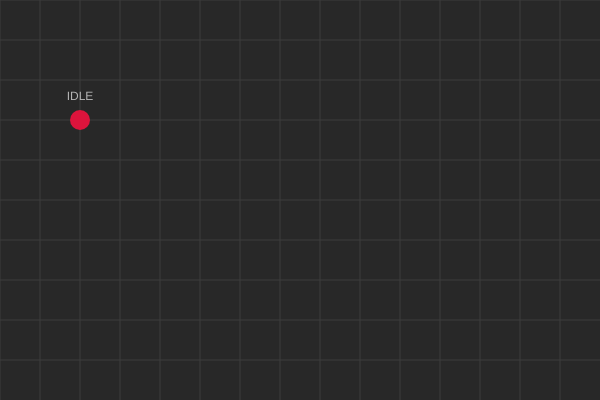
Frame 1 (no input)
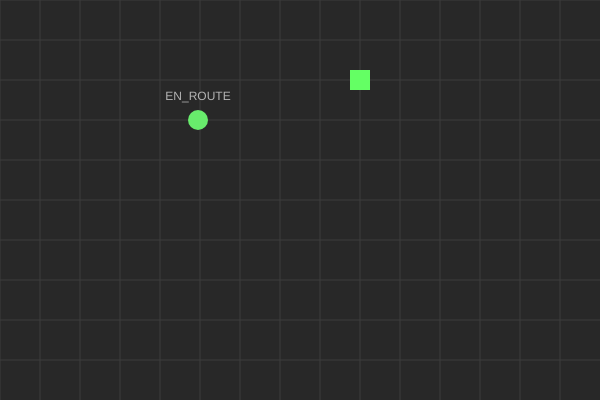
Frame 60 (no input)
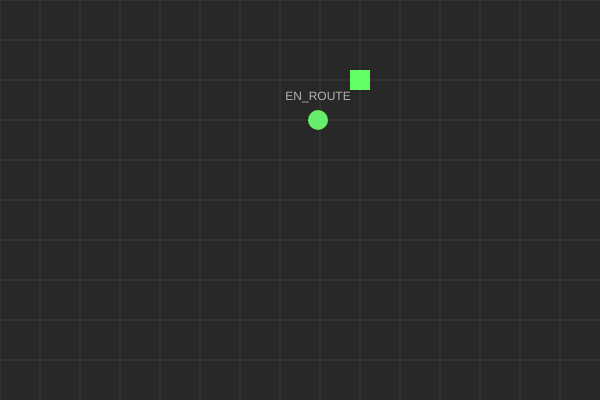
Frame 120 (the mouse pressed at the canvas centre since frame 60)

The p5.js sketch that drew these frames (run headless with seeded random() and noise() and a simulated clock; from frame 60 on, the mouse is pressed at the canvas centre):

// p5.js sketch
// ── sketch.js
let courier;
let delivery;
let logs;

function setup() {
  createCanvas(600, 400);
  
  courier = new Courier(80, 120);
  //delivery = new DeliveryRequest(440, 320);
  logs = new  Delivlist();
  //courier.assignDelivery(delivery);
  
}

function draw() {
  background(40);
  
  drawGrid(40);
  
 // delivery.display();
  
  courier.update();
  courier.display();
    logs.listdisplay();
  if(courier.state==="IDLE"|| courier.state=== "DELIVERED"){
    logs.addDeliv();
    console.log("wtf");
  }

}
function mouseReleased()
{
    logs.addDeliv();
    console.log("wtf");
  
}
function drawGrid(size) {
  stroke(60);
  for (let x = 0; x < width; x += size) {
    line(x, 0, x, height);
  }
  for (let y = 0; y < height; y += size) {
    line(0, y, width, y);
  }
}

class Courier {
  constructor(x, y) {
    this.position = createVector(x, y);
    this.speed = 2;
    this.state = "IDLE"; // IDLE, EN_ROUTE, DELIVERED
    this.target = null;
  }

  assignDelivery(delivery) {
    this.target = delivery;
    this.state = "EN_ROUTE";
  }

  update() {
    if (this.state === "EN_ROUTE") {
      this.moveManhattan();
      
      if (this.atTarget()) {
        this.state = "DELIVERED";
      }
    }
  }

  moveManhattan() {
    if (!this.target) return;

    let targetX = this.target.position.x;
    let targetY = this.target.position.y;

    // Move horizontally first
    if (this.position.x !== targetX) {
      let dir = Math.sign(targetX - this.position.x); 
      this.position.x += dir * this.speed;
    }
    // Then move vertically
    else if (this.position.y !== targetY) {
      let dir = Math.sign(targetY - this.position.y);
      this.position.y += dir * this.speed;
    }
  }

  atTarget() {
    return (
      this.position.x === this.target.position.x &&
      this.position.y === this.target.position.y
    );
  }

  display() {
    fill(
      this.state === "IDLE" ? "crimson" :
      this.state === "EN_ROUTE" ? "rgb(104,236,108)" :
      "maroon"
    );
    
    noStroke();
    ellipse(this.position.x, this.position.y, 20);
    
    fill(180);
    textAlign(CENTER);
    text(this.state, this.position.x, this.position.y - 20);
  }
}

class Delivlist {
  constructor(){
    this.head=null;
    this.size=0;
  }
  listdisplay()
  {
if (this.head===null)
  {
    return
  }
    else{
      let prev=null;
      let current= this.head;
      for(let i=0; i<this.size; i++)
        {
          while(current.data!==i)
            {
               prev=current;
               prev.isdeleverd=true;
              current=current.next;
            }
          if(current.data==i)
            current.display();
        }
    }
  }
  addDeliv()
  {
    let link = new DeliveryRequest(40*int(random(1,13)), 40*int(random(1,10)),this.size);
    if (this.head === null) {
    this.head = link;}
    else{  
   let current=this.head;
      while(current.next!==null)
        {
          current=current.next;
        }
      current.next=link;
    }
    this.size++;
      courier.assignDelivery(link);
    console.log("yo deliveru",this.size);
  }
  
}

class DeliveryRequest {
  constructor(x, y, data) {
    this.position = createVector(x, y);
    this.data=data;
    this.next=null;
    this.isdeleverd=false;
  }

  display() {
    if(this.isdeleverd==false){
    fill(100,255,100);
    }
   else{fill(20)}
    rectMode(CENTER);
    noStroke();
    rect(this.position.x, this.position.y, 20, 20);
  }
}
